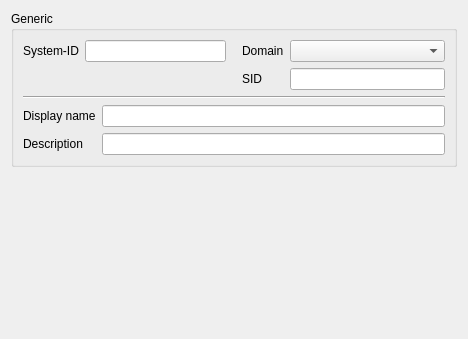
<?xml version="1.0" encoding="UTF-8"?>
<ui version="4.0">
 <class>SambaMachineAccount</class>
 <widget class="QWidget" name="SambaMachineAccount">
  <property name="geometry">
   <rect>
    <x>0</x>
    <y>0</y>
    <width>468</width>
    <height>339</height>
   </rect>
  </property>
  <property name="windowTitle">
   <string>Machine Account</string>
  </property>
  <property name="windowIcon">
   <iconset>
    <normaloff>:/images/samba-ws.png</normaloff>:/images/samba-ws.png</iconset>
  </property>
  <property name="categoryTitle" stdset="0">
   <string>Windows Workstation</string>
  </property>
  <layout class="QVBoxLayout" name="verticalLayout_2">
   <item>
    <widget class="QGroupBox" name="groupBox_2">
     <property name="title">
      <string>Generic</string>
     </property>
     <layout class="QGridLayout" name="gridLayout_2">
      <item row="0" column="0">
       <layout class="QVBoxLayout" name="verticalLayout">
        <item>
         <layout class="QHBoxLayout" name="horizontalLayout">
          <item>
           <layout class="QFormLayout" name="formLayout">
            <property name="fieldGrowthPolicy">
             <enum>QFormLayout::ExpandingFieldsGrow</enum>
            </property>
            <item row="0" column="0">
             <widget class="QLabel" name="uidLabel">
              <property name="text">
               <string>System-ID</string>
              </property>
              <property name="buddy">
               <cstring>uidEdit</cstring>
              </property>
             </widget>
            </item>
            <item row="0" column="1">
             <widget class="QLineEdit" name="uidEdit"/>
            </item>
           </layout>
          </item>
          <item>
           <spacer name="horizontalSpacer">
            <property name="orientation">
             <enum>Qt::Horizontal</enum>
            </property>
            <property name="sizeType">
             <enum>QSizePolicy::Fixed</enum>
            </property>
            <property name="sizeHint" stdset="0">
             <size>
              <width>10</width>
              <height>20</height>
             </size>
            </property>
           </spacer>
          </item>
          <item>
           <layout class="QFormLayout" name="formLayout_2">
            <item row="0" column="0">
             <widget class="QLabel" name="sambaDomainNameLabel">
              <property name="text">
               <string>Domain</string>
              </property>
              <property name="buddy">
               <cstring>sambaDomainNameEdit</cstring>
              </property>
             </widget>
            </item>
            <item row="0" column="1">
             <widget class="QComboBox" name="sambaDomainNameEdit"/>
            </item>
            <item row="1" column="0">
             <widget class="QLabel" name="sambaSIDLabel">
              <property name="text">
               <string>SID</string>
              </property>
              <property name="buddy">
               <cstring>sambaSIDEdit</cstring>
              </property>
             </widget>
            </item>
            <item row="1" column="1">
             <widget class="QLineEdit" name="sambaSIDEdit"/>
            </item>
           </layout>
          </item>
         </layout>
        </item>
        <item>
         <widget class="Line" name="line">
          <property name="orientation">
           <enum>Qt::Horizontal</enum>
          </property>
         </widget>
        </item>
        <item>
         <layout class="QFormLayout" name="formLayout_3">
          <property name="fieldGrowthPolicy">
           <enum>QFormLayout::ExpandingFieldsGrow</enum>
          </property>
          <item row="2" column="0">
           <widget class="QLabel" name="descriptionLabel">
            <property name="text">
             <string>Description</string>
            </property>
            <property name="buddy">
             <cstring>descriptionEdit</cstring>
            </property>
           </widget>
          </item>
          <item row="2" column="1">
           <widget class="QLineEdit" name="descriptionEdit"/>
          </item>
          <item row="1" column="1">
           <widget class="QLineEdit" name="displayNameEdit"/>
          </item>
          <item row="1" column="0">
           <widget class="QLabel" name="displayNameLabel">
            <property name="text">
             <string>Display name</string>
            </property>
            <property name="buddy">
             <cstring>displayNameEdit</cstring>
            </property>
           </widget>
          </item>
         </layout>
        </item>
       </layout>
      </item>
     </layout>
    </widget>
   </item>
   <item>
    <spacer name="verticalSpacer">
     <property name="orientation">
      <enum>Qt::Vertical</enum>
     </property>
     <property name="sizeHint" stdset="0">
      <size>
       <width>20</width>
       <height>108</height>
      </size>
     </property>
    </spacer>
   </item>
  </layout>
 </widget>
 <tabstops>
  <tabstop>uidEdit</tabstop>
  <tabstop>sambaDomainNameEdit</tabstop>
  <tabstop>sambaSIDEdit</tabstop>
  <tabstop>descriptionEdit</tabstop>
 </tabstops>
 <resources>
  <include location="resources/samba-ws.qrc"/>
 </resources>
 <connections>
  <connection>
   <sender>uidEdit</sender>
   <signal>textChanged(QString)</signal>
   <receiver>SambaMachineAccount</receiver>
   <slot>property_uid()</slot>
   <hints>
    <hint type="sourcelabel">
     <x>20</x>
     <y>20</y>
    </hint>
    <hint type="destinationlabel">
     <x>20</x>
     <y>20</y>
    </hint>
   </hints>
  </connection>
  <connection>
   <sender>displayNameEdit</sender>
   <signal>textChanged(QString)</signal>
   <receiver>SambaMachineAccount</receiver>
   <slot>property_displayName()</slot>
   <hints>
    <hint type="sourcelabel">
     <x>20</x>
     <y>20</y>
    </hint>
    <hint type="destinationlabel">
     <x>20</x>
     <y>20</y>
    </hint>
   </hints>
  </connection>
  <connection>
   <sender>sambaSIDEdit</sender>
   <signal>textChanged(QString)</signal>
   <receiver>SambaMachineAccount</receiver>
   <slot>property_sambaSID()</slot>
   <hints>
    <hint type="sourcelabel">
     <x>20</x>
     <y>20</y>
    </hint>
    <hint type="destinationlabel">
     <x>20</x>
     <y>20</y>
    </hint>
   </hints>
  </connection>
  <connection>
   <sender>descriptionEdit</sender>
   <signal>textChanged(QString)</signal>
   <receiver>SambaMachineAccount</receiver>
   <slot>property_description()</slot>
   <hints>
    <hint type="sourcelabel">
     <x>20</x>
     <y>20</y>
    </hint>
    <hint type="destinationlabel">
     <x>20</x>
     <y>20</y>
    </hint>
   </hints>
  </connection>
  <connection>
   <sender>sambaDomainNameEdit</sender>
   <signal>textChanged(QString)</signal>
   <receiver>sambaSamAccount</receiver>
   <slot>property_sambaDomainName()</slot>
   <hints>
    <hint type="sourcelabel">
     <x>128</x>
     <y>84</y>
    </hint>
    <hint type="destinationlabel">
     <x>20</x>
     <y>20</y>
    </hint>
   </hints>
  </connection>
 </connections>
</ui>
